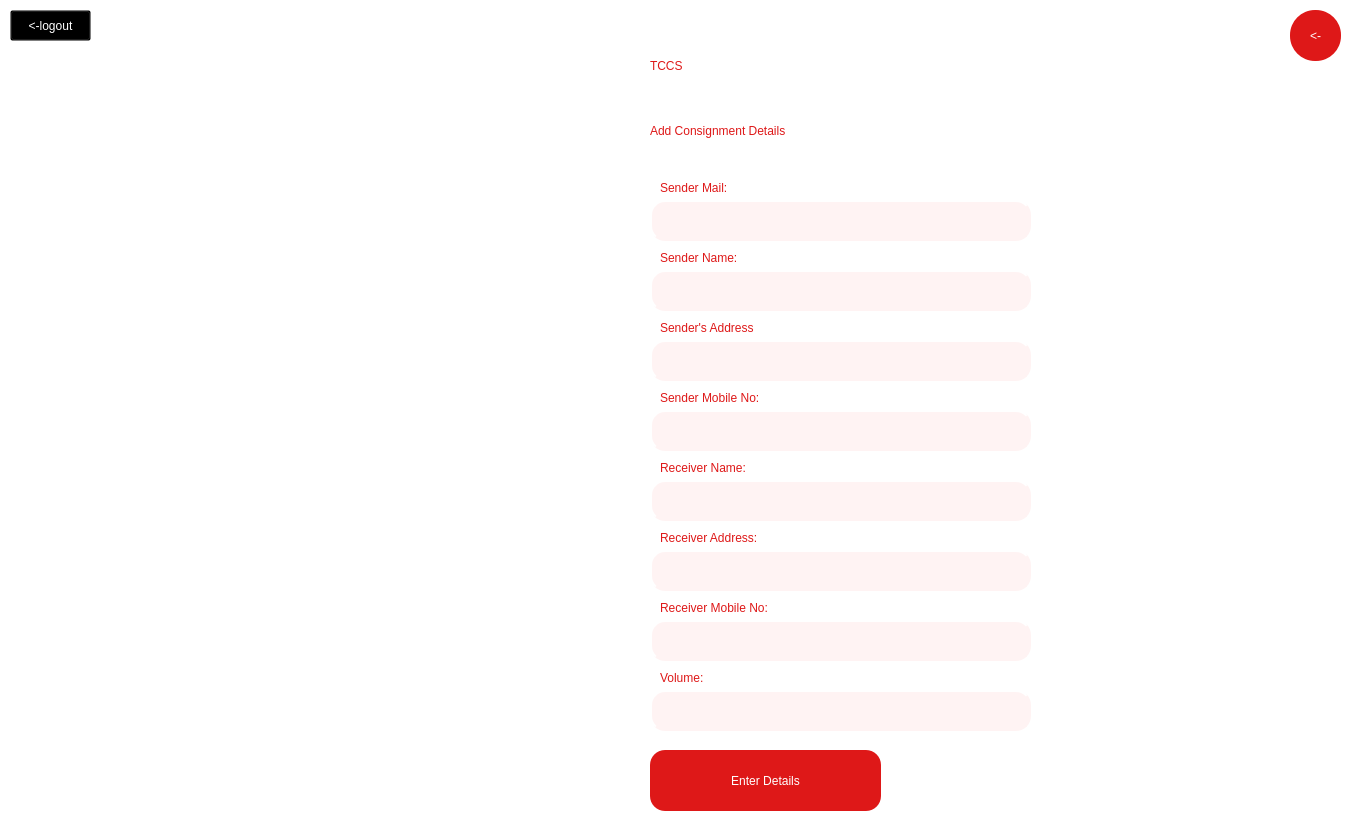
<?xml version="1.0" encoding="UTF-8"?>
<ui version="4.0">
 <class>Dialog</class>
 <widget class="QDialog" name="Dialog">
  <property name="geometry">
   <rect>
    <x>0</x>
    <y>0</y>
    <width>1351</width>
    <height>840</height>
   </rect>
  </property>
  <property name="windowTitle">
   <string>Dialog</string>
  </property>
  <property name="styleSheet">
   <string notr="true">QDialog#Dialog{
background-color: white;
}</string>
  </property>
  <widget class="QLabel" name="user_png">
   <property name="geometry">
    <rect>
     <x>140</x>
     <y>100</y>
     <width>241</width>
     <height>231</height>
    </rect>
   </property>
   <property name="styleSheet">
    <string notr="true"/>
   </property>
   <property name="text">
    <string/>
   </property>
   <property name="pixmap">
    <pixmap>user.png</pixmap>
   </property>
  </widget>
  <widget class="QLabel" name="employee_name">
   <property name="geometry">
    <rect>
     <x>150</x>
     <y>350</y>
     <width>251</width>
     <height>61</height>
    </rect>
   </property>
   <property name="styleSheet">
    <string notr="true">color: white;
font: 75 24pt &quot;League Spartan&quot;;</string>
   </property>
   <property name="text">
    <string>Abhinav Sen</string>
   </property>
  </widget>
  <widget class="QLabel" name="employeeIDHeading">
   <property name="geometry">
    <rect>
     <x>190</x>
     <y>460</y>
     <width>141</width>
     <height>31</height>
    </rect>
   </property>
   <property name="styleSheet">
    <string notr="true">color: white;
font: 75 16pt &quot;League Spartan&quot;;</string>
   </property>
   <property name="text">
    <string>Employee ID:</string>
   </property>
  </widget>
  <widget class="QLabel" name="Emailaddress_heading">
   <property name="geometry">
    <rect>
     <x>180</x>
     <y>550</y>
     <width>191</width>
     <height>31</height>
    </rect>
   </property>
   <property name="styleSheet">
    <string notr="true">color: white;
font: 75 16pt &quot;League Spartan&quot;;</string>
   </property>
   <property name="text">
    <string>Email address:</string>
   </property>
  </widget>
  <widget class="QLabel" name="branchHeading">
   <property name="geometry">
    <rect>
     <x>210</x>
     <y>640</y>
     <width>111</width>
     <height>41</height>
    </rect>
   </property>
   <property name="styleSheet">
    <string notr="true">color: white;
font: 75 16pt &quot;League Spartan&quot;;</string>
   </property>
   <property name="text">
    <string>Branch: </string>
   </property>
  </widget>
  <widget class="QLabel" name="employeeIDLabel">
   <property name="geometry">
    <rect>
     <x>210</x>
     <y>500</y>
     <width>111</width>
     <height>21</height>
    </rect>
   </property>
   <property name="styleSheet">
    <string notr="true">color: white;
font: 25 16pt &quot;Calibri&quot;;</string>
   </property>
   <property name="text">
    <string>20CS10003</string>
   </property>
  </widget>
  <widget class="QLabel" name="emailIDLabel">
   <property name="geometry">
    <rect>
     <x>140</x>
     <y>570</y>
     <width>281</width>
     <height>51</height>
    </rect>
   </property>
   <property name="styleSheet">
    <string notr="true">color: white;
font: 25 16pt &quot;Calibri&quot;;</string>
   </property>
   <property name="text">
    <string>abhinavsen2002@gmail.com</string>
   </property>
  </widget>
  <widget class="QLabel" name="branchLabel">
   <property name="geometry">
    <rect>
     <x>150</x>
     <y>670</y>
     <width>211</width>
     <height>111</height>
    </rect>
   </property>
   <property name="styleSheet">
    <string notr="true">color: white;
font: 25 16pt &quot;Calibri&quot;;</string>
   </property>
   <property name="text">
    <string>&lt;html&gt;&lt;head/&gt;&lt;body&gt;&lt;p align=&quot;center&quot;&gt;No 28 Gupta Road,&lt;br/&gt;Anna Nagar,&lt;br/&gt;Chennai, 600010&lt;/p&gt;&lt;/body&gt;&lt;/html&gt;</string>
   </property>
  </widget>
  <widget class="QLabel" name="label">
   <property name="geometry">
    <rect>
     <x>650</x>
     <y>20</y>
     <width>211</width>
     <height>91</height>
    </rect>
   </property>
   <property name="styleSheet">
    <string notr="true">color: rgb(222, 24, 24);
font: 75 48pt &quot;League Spartan&quot;;
</string>
   </property>
   <property name="text">
    <string>TCCS</string>
   </property>
  </widget>
  <widget class="QLabel" name="label_2">
   <property name="geometry">
    <rect>
     <x>650</x>
     <y>100</y>
     <width>581</width>
     <height>61</height>
    </rect>
   </property>
   <property name="styleSheet">
    <string notr="true">color: rgb(222, 24,24);
font: 75 28pt &quot;League Spartan&quot;;</string>
   </property>
   <property name="text">
    <string>Add Consignment Details</string>
   </property>
  </widget>
  <widget class="QLineEdit" name="senderNameLineEdit">
   <property name="geometry">
    <rect>
     <x>650</x>
     <y>270</y>
     <width>381</width>
     <height>41</height>
    </rect>
   </property>
   <property name="font">
    <font>
     <family>Calibri</family>
     <pointsize>12</pointsize>
     <weight>3</weight>
     <italic>false</italic>
     <bold>false</bold>
    </font>
   </property>
   <property name="styleSheet">
    <string notr="true">background-color: #fff3f3;
border-style: outset;
border-width: 2px;
border-radius: 15px;
border-color: #fff3f3;
padding-left: 10px;
font: 25 12pt &quot;Calibri&quot;;
color: #808080</string>
   </property>
  </widget>
  <widget class="QLabel" name="label_3">
   <property name="geometry">
    <rect>
     <x>660</x>
     <y>250</y>
     <width>121</width>
     <height>16</height>
    </rect>
   </property>
   <property name="styleSheet">
    <string notr="true">color: rgb(222,24,24);
font: 25 14pt &quot;Calibri&quot;;</string>
   </property>
   <property name="text">
    <string>Sender Name:</string>
   </property>
  </widget>
  <widget class="QLabel" name="label_4">
   <property name="geometry">
    <rect>
     <x>660</x>
     <y>320</y>
     <width>161</width>
     <height>16</height>
    </rect>
   </property>
   <property name="styleSheet">
    <string notr="true">color: rgb(222,24,24);
font: 25 14pt &quot;Calibri&quot;;</string>
   </property>
   <property name="text">
    <string>Sender's Address</string>
   </property>
  </widget>
  <widget class="QLineEdit" name="senderAddressLineEdit">
   <property name="geometry">
    <rect>
     <x>650</x>
     <y>340</y>
     <width>381</width>
     <height>41</height>
    </rect>
   </property>
   <property name="font">
    <font>
     <family>Calibri</family>
     <pointsize>12</pointsize>
     <weight>3</weight>
     <italic>false</italic>
     <bold>false</bold>
    </font>
   </property>
   <property name="styleSheet">
    <string notr="true">background-color: #fff3f3;
border-style: outset;
border-width: 2px;
border-radius: 15px;
border-color: #fff3f3;
padding-left: 10px;
font: 25 12pt &quot;Calibri&quot;;
color: #808080</string>
   </property>
  </widget>
  <widget class="QLabel" name="label_5">
   <property name="geometry">
    <rect>
     <x>660</x>
     <y>390</y>
     <width>201</width>
     <height>16</height>
    </rect>
   </property>
   <property name="styleSheet">
    <string notr="true">color: rgb(222,24,24);
font: 25 14pt &quot;Calibri&quot;;</string>
   </property>
   <property name="text">
    <string>Sender Mobile No:</string>
   </property>
  </widget>
  <widget class="QLineEdit" name="senderMobileNoLineEdit">
   <property name="geometry">
    <rect>
     <x>650</x>
     <y>410</y>
     <width>381</width>
     <height>41</height>
    </rect>
   </property>
   <property name="font">
    <font>
     <family>Calibri</family>
     <pointsize>12</pointsize>
     <weight>3</weight>
     <italic>false</italic>
     <bold>false</bold>
    </font>
   </property>
   <property name="styleSheet">
    <string notr="true">background-color: #fff3f3;
border-style: outset;
border-width: 2px;
border-radius: 15px;
border-color: #fff3f3;
padding-left: 10px;
font: 25 12pt &quot;Calibri&quot;;
color: #808080</string>
   </property>
  </widget>
  <widget class="QLabel" name="label_6">
   <property name="geometry">
    <rect>
     <x>660</x>
     <y>460</y>
     <width>141</width>
     <height>16</height>
    </rect>
   </property>
   <property name="styleSheet">
    <string notr="true">color: rgb(222,24,24);
font: 25 14pt &quot;Calibri&quot;;</string>
   </property>
   <property name="text">
    <string>Receiver Name:</string>
   </property>
  </widget>
  <widget class="QLineEdit" name="receiverNameLineEdit">
   <property name="geometry">
    <rect>
     <x>650</x>
     <y>480</y>
     <width>381</width>
     <height>41</height>
    </rect>
   </property>
   <property name="font">
    <font>
     <family>Calibri</family>
     <pointsize>12</pointsize>
     <weight>3</weight>
     <italic>false</italic>
     <bold>false</bold>
    </font>
   </property>
   <property name="styleSheet">
    <string notr="true">background-color: #fff3f3;
border-style: outset;
border-width: 2px;
border-radius: 15px;
border-color: #fff3f3;
padding-left: 10px;
font: 25 12pt &quot;Calibri&quot;;
color: #808080</string>
   </property>
  </widget>
  <widget class="QLabel" name="label_7">
   <property name="geometry">
    <rect>
     <x>660</x>
     <y>530</y>
     <width>161</width>
     <height>16</height>
    </rect>
   </property>
   <property name="styleSheet">
    <string notr="true">color: rgb(222,24,24);
font: 25 14pt &quot;Calibri&quot;;</string>
   </property>
   <property name="text">
    <string>Receiver Address:</string>
   </property>
  </widget>
  <widget class="QLineEdit" name="receiverAddressLineEdit">
   <property name="geometry">
    <rect>
     <x>650</x>
     <y>550</y>
     <width>381</width>
     <height>41</height>
    </rect>
   </property>
   <property name="font">
    <font>
     <family>Calibri</family>
     <pointsize>12</pointsize>
     <weight>3</weight>
     <italic>false</italic>
     <bold>false</bold>
    </font>
   </property>
   <property name="styleSheet">
    <string notr="true">background-color: #fff3f3;
border-style: outset;
border-width: 2px;
border-radius: 15px;
border-color: #fff3f3;
padding-left: 10px;
font: 25 12pt &quot;Calibri&quot;;
color: #808080</string>
   </property>
  </widget>
  <widget class="QLabel" name="label_8">
   <property name="geometry">
    <rect>
     <x>660</x>
     <y>600</y>
     <width>171</width>
     <height>16</height>
    </rect>
   </property>
   <property name="styleSheet">
    <string notr="true">color: rgb(222,24,24);
font: 25 14pt &quot;Calibri&quot;;</string>
   </property>
   <property name="text">
    <string>Receiver Mobile No:</string>
   </property>
  </widget>
  <widget class="QLineEdit" name="receiverMobileNoLineEdit">
   <property name="geometry">
    <rect>
     <x>650</x>
     <y>620</y>
     <width>381</width>
     <height>41</height>
    </rect>
   </property>
   <property name="font">
    <font>
     <family>Calibri</family>
     <pointsize>12</pointsize>
     <weight>3</weight>
     <italic>false</italic>
     <bold>false</bold>
    </font>
   </property>
   <property name="styleSheet">
    <string notr="true">background-color: #fff3f3;
border-style: outset;
border-width: 2px;
border-radius: 15px;
border-color: #fff3f3;
padding-left: 10px;
font: 25 12pt &quot;Calibri&quot;;
color: #808080</string>
   </property>
  </widget>
  <widget class="QLabel" name="label_9">
   <property name="geometry">
    <rect>
     <x>660</x>
     <y>670</y>
     <width>111</width>
     <height>16</height>
    </rect>
   </property>
   <property name="styleSheet">
    <string notr="true">color: rgb(222,24,24);
font: 25 14pt &quot;Calibri&quot;;</string>
   </property>
   <property name="text">
    <string>Volume:</string>
   </property>
  </widget>
  <widget class="QLineEdit" name="volumeLineEdit">
   <property name="geometry">
    <rect>
     <x>650</x>
     <y>690</y>
     <width>381</width>
     <height>41</height>
    </rect>
   </property>
   <property name="font">
    <font>
     <family>Calibri</family>
     <pointsize>12</pointsize>
     <weight>3</weight>
     <italic>false</italic>
     <bold>false</bold>
    </font>
   </property>
   <property name="styleSheet">
    <string notr="true">background-color: #fff3f3;
border-style: outset;
border-width: 2px;
border-radius: 15px;
border-color: #fff3f3;
padding-left: 10px;
font: 25 12pt &quot;Calibri&quot;;
color: #808080</string>
   </property>
  </widget>
  <widget class="QPushButton" name="enterDetailsButton">
   <property name="geometry">
    <rect>
     <x>650</x>
     <y>750</y>
     <width>231</width>
     <height>61</height>
    </rect>
   </property>
   <property name="styleSheet">
    <string notr="true">font: 75 20pt &quot;League Spartan&quot;;
color: white;
background-color: rgb(222, 24, 24);
border-radius: 15px</string>
   </property>
   <property name="text">
    <string>Enter Details</string>
   </property>
  </widget>
  <widget class="QPushButton" name="logoutButton">
   <property name="geometry">
    <rect>
     <x>10</x>
     <y>10</y>
     <width>81</width>
     <height>31</height>
    </rect>
   </property>
   <property name="styleSheet">
    <string notr="true">font: 25 15pt &quot;Calibri&quot;;
color: white;
background-color: transparent</string>
   </property>
   <property name="text">
    <string>&lt;-logout</string>
   </property>
  </widget>
  <widget class="QLabel" name="label_10">
   <property name="geometry">
    <rect>
     <x>-270</x>
     <y>0</y>
     <width>811</width>
     <height>841</height>
    </rect>
   </property>
   <property name="text">
    <string/>
   </property>
   <property name="pixmap">
    <pixmap>truck2.jpg</pixmap>
   </property>
   <property name="scaledContents">
    <bool>true</bool>
   </property>
  </widget>
  <widget class="QPushButton" name="enterDetailsButton_2">
   <property name="geometry">
    <rect>
     <x>1290</x>
     <y>10</y>
     <width>51</width>
     <height>51</height>
    </rect>
   </property>
   <property name="styleSheet">
    <string notr="true">
font: 75 20pt &quot;Calibri&quot;;
color: white;
background-color: rgb(222, 24, 24);
border-radius: 25px</string>
   </property>
   <property name="text">
    <string>&lt;-</string>
   </property>
  </widget>
  <widget class="QLineEdit" name="senderMailLineEdit">
   <property name="geometry">
    <rect>
     <x>650</x>
     <y>200</y>
     <width>381</width>
     <height>41</height>
    </rect>
   </property>
   <property name="font">
    <font>
     <family>Calibri</family>
     <pointsize>12</pointsize>
     <weight>3</weight>
     <italic>false</italic>
     <bold>false</bold>
    </font>
   </property>
   <property name="styleSheet">
    <string notr="true">background-color: #fff3f3;
border-style: outset;
border-width: 2px;
border-radius: 15px;
border-color: #fff3f3;
padding-left: 10px;
font: 25 12pt &quot;Calibri&quot;;
color: #808080</string>
   </property>
  </widget>
  <widget class="QLabel" name="label_11">
   <property name="geometry">
    <rect>
     <x>660</x>
     <y>180</y>
     <width>121</width>
     <height>16</height>
    </rect>
   </property>
   <property name="styleSheet">
    <string notr="true">color: rgb(222,24,24);
font: 25 14pt &quot;Calibri&quot;;</string>
   </property>
   <property name="text">
    <string>Sender Mail:</string>
   </property>
  </widget>
  <zorder>label_10</zorder>
  <zorder>user_png</zorder>
  <zorder>employee_name</zorder>
  <zorder>employeeIDHeading</zorder>
  <zorder>Emailaddress_heading</zorder>
  <zorder>branchHeading</zorder>
  <zorder>employeeIDLabel</zorder>
  <zorder>emailIDLabel</zorder>
  <zorder>branchLabel</zorder>
  <zorder>label</zorder>
  <zorder>label_2</zorder>
  <zorder>senderNameLineEdit</zorder>
  <zorder>label_3</zorder>
  <zorder>label_4</zorder>
  <zorder>senderAddressLineEdit</zorder>
  <zorder>label_5</zorder>
  <zorder>senderMobileNoLineEdit</zorder>
  <zorder>label_6</zorder>
  <zorder>receiverNameLineEdit</zorder>
  <zorder>label_7</zorder>
  <zorder>receiverAddressLineEdit</zorder>
  <zorder>label_8</zorder>
  <zorder>receiverMobileNoLineEdit</zorder>
  <zorder>label_9</zorder>
  <zorder>volumeLineEdit</zorder>
  <zorder>enterDetailsButton</zorder>
  <zorder>logoutButton</zorder>
  <zorder>enterDetailsButton_2</zorder>
  <zorder>senderMailLineEdit</zorder>
  <zorder>label_11</zorder>
 </widget>
 <resources/>
 <connections/>
</ui>
